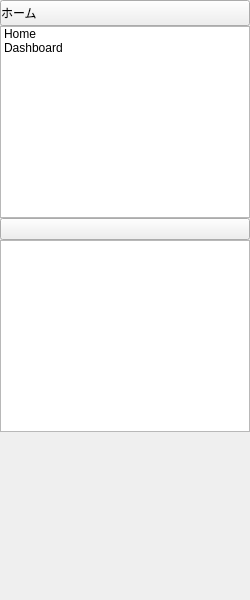
<?xml version="1.0" encoding="UTF-8"?>
<ui version="4.0">
 <class>home_sidebar_dock</class>
 <widget class="QDockWidget" name="home_sidebar_dock">
  <property name="geometry">
   <rect>
    <x>0</x>
    <y>0</y>
    <width>250</width>
    <height>600</height>
   </rect>
  </property>
  <property name="minimumSize">
   <size>
    <width>170</width>
    <height>200</height>
   </size>
  </property>
  <property name="styleSheet">
   <string notr="true">QPushButton[isHeader=&quot;true&quot;] , QToolButton {
 	background: transparent;
 	border: none;
}</string>
  </property>
  <property name="windowTitle">
   <string>ホームサイドバー</string>
  </property>
  <widget class="QWidget" name="dockWidgetContents">
   <layout class="QVBoxLayout" name="verticalLayout">
    <property name="spacing">
     <number>0</number>
    </property>
    <property name="leftMargin">
     <number>0</number>
    </property>
    <property name="topMargin">
     <number>0</number>
    </property>
    <property name="rightMargin">
     <number>0</number>
    </property>
    <property name="bottomMargin">
     <number>0</number>
    </property>
    <item>
     <widget class="QPushButton" name="homeHeader">
      <property name="sizePolicy">
       <sizepolicy hsizetype="Expanding" vsizetype="Fixed">
        <horstretch>0</horstretch>
        <verstretch>0</verstretch>
       </sizepolicy>
      </property>
      <property name="styleSheet">
       <string notr="true">text-align: left;</string>
      </property>
      <property name="text">
       <string>ホーム</string>
      </property>
      <property name="isHeader" stdset="0">
       <bool>true</bool>
      </property>
     </widget>
    </item>
    <item>
     <widget class="QListWidget" name="homeSidebarList">
      <property name="minimumSize">
       <size>
        <width>0</width>
        <height>34</height>
       </size>
      </property>
      <property name="maximumSize">
       <size>
        <width>16777215</width>
        <height>16777215</height>
       </size>
      </property>
      <property name="focusPolicy">
       <enum>Qt::FocusPolicy::NoFocus</enum>
      </property>
      <property name="horizontalScrollBarPolicy">
       <enum>Qt::ScrollBarPolicy::ScrollBarAlwaysOff</enum>
      </property>
      <item>
       <property name="text">
        <string>Home</string>
       </property>
      </item>
      <item>
       <property name="text">
        <string>Dashboard</string>
       </property>
      </item>
     </widget>
    </item>
    <item>
     <widget class="QPushButton" name="pluginHeader">
      <property name="sizePolicy">
       <sizepolicy hsizetype="Expanding" vsizetype="Fixed">
        <horstretch>0</horstretch>
        <verstretch>0</verstretch>
       </sizepolicy>
      </property>
      <property name="styleSheet">
       <string notr="true">text-align: left;</string>
      </property>
      <property name="text">
       <string/>
      </property>
      <property name="isHeader" stdset="0">
       <bool>true</bool>
      </property>
     </widget>
    </item>
    <item>
     <widget class="QListWidget" name="pluginSidebarList">
      <property name="minimumSize">
       <size>
        <width>0</width>
        <height>34</height>
       </size>
      </property>
      <property name="maximumSize">
       <size>
        <width>16777215</width>
        <height>16777215</height>
       </size>
      </property>
      <property name="focusPolicy">
       <enum>Qt::FocusPolicy::NoFocus</enum>
      </property>
      <property name="horizontalScrollBarPolicy">
       <enum>Qt::ScrollBarPolicy::ScrollBarAlwaysOff</enum>
      </property>
     </widget>
    </item>
    <item>
     <spacer name="verticalSpacer">
      <property name="orientation">
       <enum>Qt::Orientation::Vertical</enum>
      </property>
      <property name="sizeHint" stdset="0">
       <size>
        <width>20</width>
        <height>40</height>
       </size>
      </property>
     </spacer>
    </item>
   </layout>
  </widget>
 </widget>
 <resources/>
 <connections/>
</ui>
